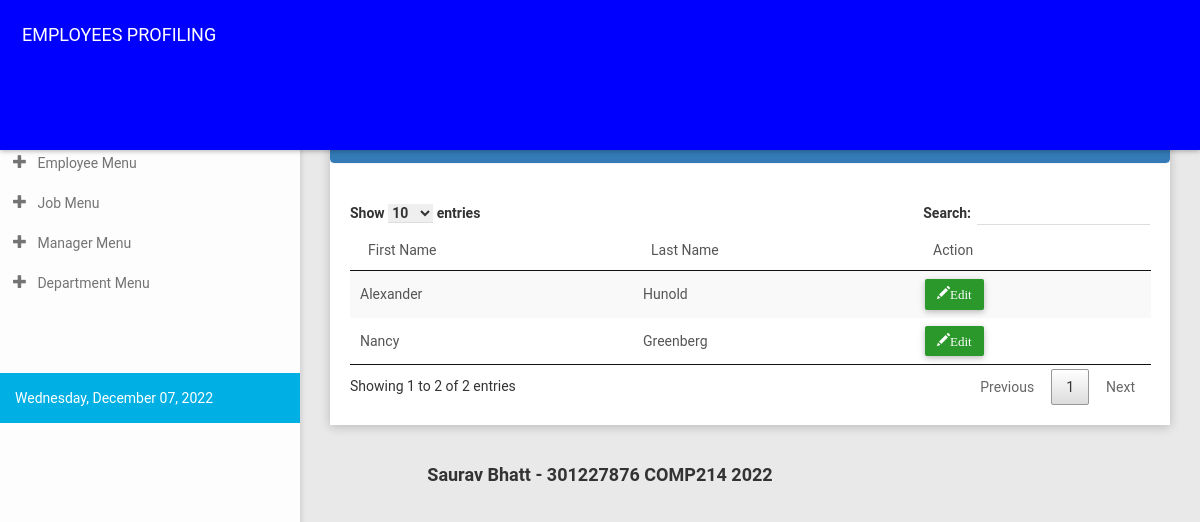
Page /admin/manager_table.php (signed in) on the committed database.
### tables this page shows
CREATE TABLE `hr_manager` (
  `mgr_id` int(4) NOT NULL,
  `first_name` varchar(222) NOT NULL,
  `last_name` varchar(222) NOT NULL
);

### admin/manager_table.php (the view, shortened to what this page needs)
<?php
if (isset($_SESSION['admin_user'])) {
    include("header.php");
?>
 <section class="content">
        <div class="container-fluid">
            <div class="row clearfix">
                <div class="col-lg-12 col-md-12 col-sm-12 col-xs-12">
                    <div class="card">
                        <div class = "panel panel-primary">
                            <div class = "panel-heading">
                                <h4>MANAGERS</h4>
                                <a href="#" data-toggle="modal" data-target="#add_position">
                                    <span class="print btn-default" style="width: auto;">Add Manager<span>
                                </a>
                            </div>
                        </div>
                        <div id="print">
                            <div class="body">
                                <table id = "example" class = "stripe" cellspacing = "0" >
                                <thead>
                                    <tr>
                                        <td>First Name</td>
                                        <td>Last Name</td>
                                        <td width = "200px">Action</td>
                                    </tr>
                                </thead>
                                <tbody>
                                <tr>
                                <?php
                                    include('connect.php');
                                    $display = $con->prepare("SELECT * FROM hr_manager ORDER BY mgr_id ASC");
                                    $display->execute();
                                    $fetch = $display->fetchAll();
                                    foreach($fetch as $key => $row) { ?>
                                        <td><?php echo $row['first_name']; ?></td>
                                        <td><?php echo $row['last_name']; ?></td>
                                        <td>
                                            <?php include("edit_manager.php") ?>
                                     <?php
                                     }?>
                        </div>
                    </div>
                </div>
             </div>
</section>
<div class="container">
        <div class="footer">
            <h4 style="text-align: center;  ">Saurav Bhatt - 301227876 COMP214 2022
            </h4>
        </div>
    </div>
<?php
} else {
    header('location:logout.php');
}
?>
<?php
include("script.php");
?>

### admin/edit_manager.php (shortened to what this page needs)
<a class="btn btn-success" href="#edit<?php echo $row['mgr_id']?>" data-toggle="modal">
    <span class = "glyphicon glyphicon-pencil" aria-hidden = "true">Edit</span>
</a>
</div>

### admin/css/style1.css (style rules this page uses)
a .print { float:right; margin-top: -35px; background-color: #fff; padding: 5px; color: #000; border: none; width: 50px; font-weight: bold; }

### admin/assets/css/style.css (style rules this page uses)
.print { float: right; border: 1px solid #4caf50; padding: 2px 10px 2px 10px; text-decoration: none; color: #000; background-color: #f44336; }

### rows in the picture
hr_manager: first_name "Alexander", last_name "Hunold"
hr_manager: first_name "Nancy", last_name "Greenberg"
